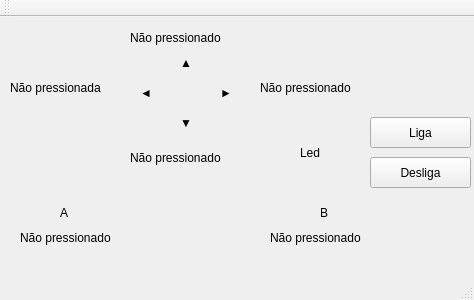
<?xml version="1.0" encoding="UTF-8"?>
<ui version="4.0">
 <class>MainWindow</class>
 <widget class="QMainWindow" name="MainWindow">
  <property name="geometry">
   <rect>
    <x>0</x>
    <y>0</y>
    <width>474</width>
    <height>300</height>
   </rect>
  </property>
  <property name="windowTitle">
   <string>Teste GPIO QTCreator</string>
  </property>
  <widget class="QWidget" name="centralWidget">
   <widget class="QPushButton" name="b1">
    <property name="geometry">
     <rect>
      <x>370</x>
      <y>100</y>
      <width>101</width>
      <height>31</height>
     </rect>
    </property>
    <property name="text">
     <string>Liga</string>
    </property>
   </widget>
   <widget class="QPushButton" name="b2">
    <property name="geometry">
     <rect>
      <x>370</x>
      <y>140</y>
      <width>101</width>
      <height>31</height>
     </rect>
    </property>
    <property name="text">
     <string>Desliga</string>
    </property>
   </widget>
   <widget class="QLabel" name="cima">
    <property name="geometry">
     <rect>
      <x>130</x>
      <y>10</y>
      <width>141</width>
      <height>21</height>
     </rect>
    </property>
    <property name="text">
     <string>Não pressionado</string>
    </property>
   </widget>
   <widget class="QLabel" name="dir">
    <property name="geometry">
     <rect>
      <x>260</x>
      <y>60</y>
      <width>121</width>
      <height>21</height>
     </rect>
    </property>
    <property name="text">
     <string>Não pressionado</string>
    </property>
   </widget>
   <widget class="QLabel" name="esq">
    <property name="geometry">
     <rect>
      <x>10</x>
      <y>60</y>
      <width>141</width>
      <height>21</height>
     </rect>
    </property>
    <property name="text">
     <string>Não pressionada</string>
    </property>
   </widget>
   <widget class="QLabel" name="baixo">
    <property name="geometry">
     <rect>
      <x>130</x>
      <y>130</y>
      <width>141</width>
      <height>21</height>
     </rect>
    </property>
    <property name="text">
     <string>Não pressionado</string>
    </property>
   </widget>
   <widget class="QLabel" name="btnb">
    <property name="geometry">
     <rect>
      <x>270</x>
      <y>210</y>
      <width>141</width>
      <height>21</height>
     </rect>
    </property>
    <property name="text">
     <string>Não pressionado</string>
    </property>
   </widget>
   <widget class="QLabel" name="btna">
    <property name="geometry">
     <rect>
      <x>20</x>
      <y>210</y>
      <width>141</width>
      <height>21</height>
     </rect>
    </property>
    <property name="text">
     <string>Não pressionado</string>
    </property>
   </widget>
   <widget class="QLabel" name="ledesq">
    <property name="geometry">
     <rect>
      <x>140</x>
      <y>60</y>
      <width>31</width>
      <height>31</height>
     </rect>
    </property>
    <property name="styleSheet">
     <string notr="true">font: 75 18pt &quot;PibotoLt&quot;;
font: 75 italic 24pt &quot;PibotoLt&quot;;</string>
    </property>
    <property name="text">
     <string>◄</string>
    </property>
   </widget>
   <widget class="QLabel" name="ledcima">
    <property name="geometry">
     <rect>
      <x>180</x>
      <y>30</y>
      <width>67</width>
      <height>31</height>
     </rect>
    </property>
    <property name="styleSheet">
     <string notr="true">font: 75 18pt &quot;PibotoLt&quot;;
font: 75 italic 24pt &quot;PibotoLt&quot;;</string>
    </property>
    <property name="text">
     <string>▲</string>
    </property>
   </widget>
   <widget class="QLabel" name="leddir">
    <property name="geometry">
     <rect>
      <x>220</x>
      <y>60</y>
      <width>31</width>
      <height>31</height>
     </rect>
    </property>
    <property name="styleSheet">
     <string notr="true">font: 75 italic 24pt &quot;PibotoLt&quot;;</string>
    </property>
    <property name="text">
     <string>►</string>
    </property>
   </widget>
   <widget class="QLabel" name="ledbaixo">
    <property name="geometry">
     <rect>
      <x>180</x>
      <y>90</y>
      <width>31</width>
      <height>31</height>
     </rect>
    </property>
    <property name="styleSheet">
     <string notr="true">font: 75 18pt &quot;PibotoLt&quot;;
font: 75 italic 24pt &quot;PibotoLt&quot;;</string>
    </property>
    <property name="text">
     <string>▼</string>
    </property>
   </widget>
   <widget class="QLabel" name="leda">
    <property name="geometry">
     <rect>
      <x>60</x>
      <y>180</y>
      <width>31</width>
      <height>31</height>
     </rect>
    </property>
    <property name="styleSheet">
     <string notr="true">font: 75 24pt &quot;Source Code Pro&quot;;</string>
    </property>
    <property name="text">
     <string>A</string>
    </property>
   </widget>
   <widget class="QLabel" name="ledb">
    <property name="geometry">
     <rect>
      <x>320</x>
      <y>180</y>
      <width>31</width>
      <height>31</height>
     </rect>
    </property>
    <property name="styleSheet">
     <string notr="true">font: 75 24pt &quot;Source Code Pro&quot;;</string>
    </property>
    <property name="text">
     <string>B</string>
    </property>
   </widget>
   <widget class="QLabel" name="leddir_2">
    <property name="geometry">
     <rect>
      <x>300</x>
      <y>120</y>
      <width>51</width>
      <height>31</height>
     </rect>
    </property>
    <property name="styleSheet">
     <string notr="true">font: 75 italic 24pt &quot;PibotoLt&quot;;</string>
    </property>
    <property name="text">
     <string>Led</string>
    </property>
   </widget>
  </widget>
  <widget class="QMenuBar" name="menuBar">
   <property name="geometry">
    <rect>
     <x>0</x>
     <y>0</y>
     <width>474</width>
     <height>27</height>
    </rect>
   </property>
  </widget>
  <widget class="QToolBar" name="mainToolBar">
   <attribute name="toolBarArea">
    <enum>TopToolBarArea</enum>
   </attribute>
   <attribute name="toolBarBreak">
    <bool>false</bool>
   </attribute>
  </widget>
  <widget class="QStatusBar" name="statusBar"/>
 </widget>
 <layoutdefault spacing="6" margin="11"/>
 <resources/>
 <connections/>
</ui>
